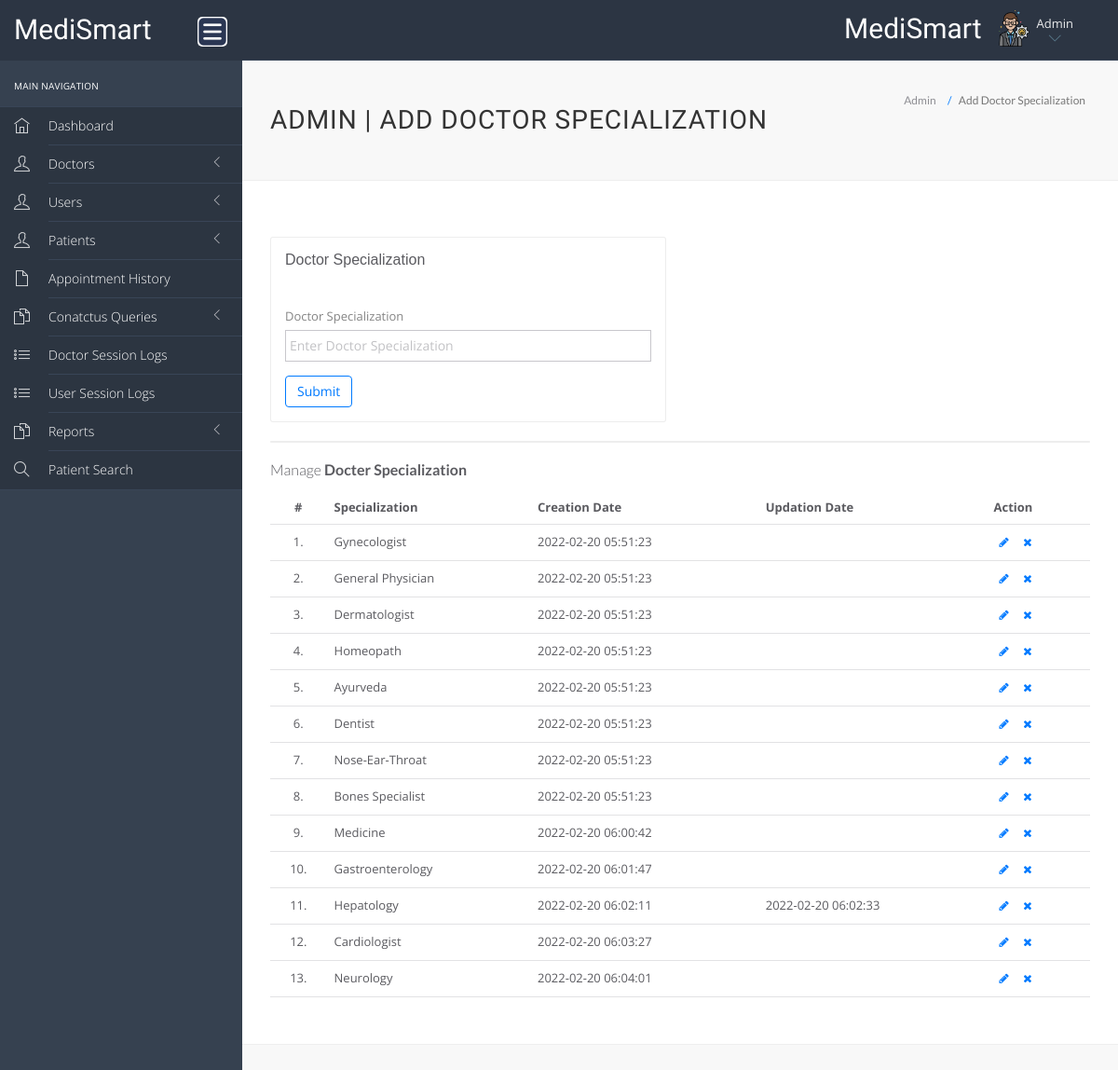
Page /hms/admin/doctor-specilization.php (signed in) on the earlier database version.
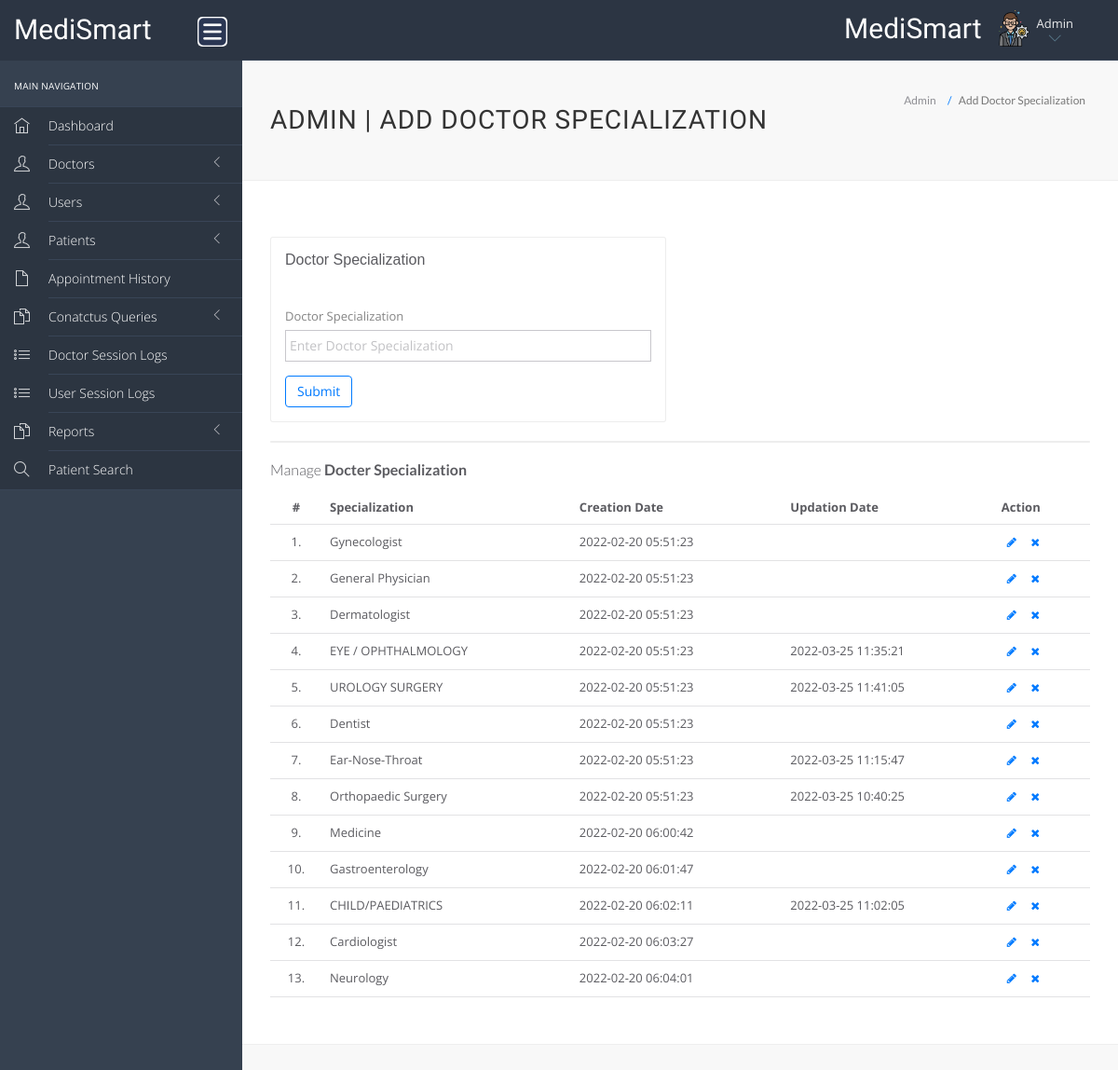
Same page on the later database version.
### tables this page shows
CREATE TABLE `doctorspecilization` (
  `id` int(11) NOT NULL,
  `specilization` varchar(255) DEFAULT NULL,
  `creationDate` timestamp NULL DEFAULT current_timestamp(),
  `updationDate` timestamp NULL DEFAULT NULL ON UPDATE current_timestamp()
);

### hms/admin/doctor-specilization.php (the view, shortened to what the changed rows need)
<?php
	include('include/config.php');
?>
<!DOCTYPE html>
<html lang="en">
<head>
    <link rel="stylesheet" href="vendor/bootstrap/css/bootstrap.min.css">
    <link rel="stylesheet" href="vendor/fontawesome/css/font-awesome.min.css">
    <link rel="stylesheet" href="vendor/themify-icons/themify-icons.min.css">
    <link href="vendor/animate.css/animate.min.css" rel="stylesheet" media="screen">
    <link href="vendor/perfect-scrollbar/perfect-scrollbar.min.css" rel="stylesheet" media="screen">
    <link href="vendor/switchery/switchery.min.css" rel="stylesheet" media="screen">
    <link href="vendor/bootstrap-touchspin/jquery.bootstrap-touchspin.min.css" rel="stylesheet" media="screen">
    <link href="vendor/select2/select2.min.css" rel="stylesheet" media="screen">
    <link href="vendor/bootstrap-datepicker/bootstrap-datepicker3.standalone.min.css" rel="stylesheet" media="screen">
    <link href="vendor/bootstrap-timepicker/bootstrap-timepicker.min.css" rel="stylesheet" media="screen">
    <link rel="stylesheet" href="assets/css/styles.css">
    <link rel="stylesheet" href="assets/css/plugins.css">
    <link rel="stylesheet" href="assets/css/themes/theme-5.css" id="skin_color" />
</head>
<body>
    <div id="app">
        <div class="app-content">
            <?php include('include/header.php');?>
            <div class="main-content">
                <div class="wrap-content container" id="container">
                    <section id="page-title">
                        <div class="row">
                            <div class="col-sm-8">
                                <h1 class="mainTitle">Admin | Add Doctor Specialization</h1>
                            </div>
                        </div>
                    </section>
                    <div class="container-fluid container-fullw bg-white">
                        <div class="row">
                            <div class="col-md-12">
                                <table class="table table-hover" id="sample-table-1">
                                    <thead>
                                        <tr>
                                            <th class="center">#</th>
                                            <th>Specialization</th>
                                            <th class="hidden-xs">Creation Date</th>
                                            <th>Updation Date</th>
                                            <th>Action</th>
                                        </tr>
                                    </thead>
                                    <tbody>
                                        <?php
											$sql=mysqli_query($con,"select * from doctorSpecilization");
											$cnt=1;
											while($row=mysqli_fetch_array($sql)){
										?>
                                        <tr>
                                            <td class="center"><?php echo $cnt;?>.</td>
                                            <td class="hidden-xs"><?php echo $row['specilization'];?></td>
                                            <td><?php echo $row['creationDate'];?></td>
                                            <td><?php echo $row['updationDate'];?>
                                            </td>
                                            <td>
                                                <div class="visible-md visible-lg hidden-sm hidden-xs">
                                                    <a href="edit-doctor-specialization.php?id=<?php echo $row['id'];?>"
                                                        class="btn btn-transparent btn-xs" tooltip-placement="top"
                                                        tooltip="Edit"><i class="fa fa-pencil"></i></a>
                                                    <a href="doctor-specilization.php?id=<?php echo $row['id']?>&del=delete"
                                                        onClick="return confirm('Are you sure you want to delete?')"
                                                        class="btn btn-transparent btn-xs tooltips"
                                                        tooltip-placement="top" tooltip="Remove"><i
                                                            class="fa fa-times fa fa-white"></i></a>
                                                </div>
                                            </td>
                                        </tr>
                                        <?php
												$cnt=$cnt+1;
											}
										?>
                                    </tbody>
                                </table>
                            </div>
                        </div>
                    </div>
                </div>
            </div>
        </div>
    </div>
</body>
</html>

Differences in the rows shown:
changed doctorspecilization: specilization "Homeopath" → "EYE / OPHTHALMOLOGY"; updationDate (not shown) → "2022-03-25 11:35:21"
changed doctorspecilization: specilization "Ayurveda" → "UROLOGY SURGERY"; updationDate (not shown) → "2022-03-25 11:41:05"
changed doctorspecilization: specilization "Nose-Ear-Throat" → "Ear-Nose-Throat"; updationDate (not shown) → "2022-03-25 11:15:47"
changed doctorspecilization: specilization "Bones Specialist" → "Orthopaedic Surgery"; updationDate (not shown) → "2022-03-25 10:40:25"
changed doctorspecilization: specilization "Hepatology" → "CHILD/PAEDIATRICS"; updationDate "2022-02-20 06:02:33" → "2022-03-25 11:02:05"
